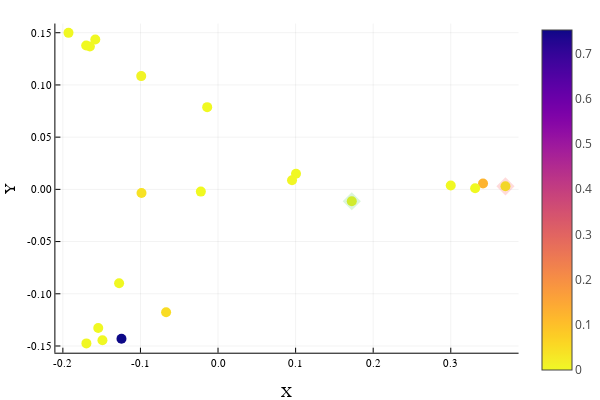

Notebook code cell kept with this figure:
### Code cell
# 2D
plotlyjs()
plot()

scatter!(X,Y,zcolor=time_fract,m=cgrad(:plasma,rev=true),markerstrokewidth=0,markersize=5,legend=false)

plot!([X[1]],[Y[1]], seriestype = :scatter, markersize=7,markerstrokewidth=0,
        color=color=palette(:lighttest)[4],markershape=:diamond,opacity=0.2) # Green for Si
plot!([X[end]],[Y[end]], seriestype = :scatter, markersize=7,markerstrokewidth=0,
        color=color=palette(:lighttest)[7],markershape=:diamond,opacity=0.2) # Red for Sf
plot!(xlabel="X", ylabel="Y")

### Figure 1 — Plotly figure (JSON) as saved in the notebook; plotly's stock layout.template omitted (floating-point values rounded to 4 significant figures; data arrays with more than 128 entries replaced by an {"elided": "..."} marker saying what was removed)
{"data": [{"colorbar": {"title": ""}, "legendgroup": "y1", "marker": {"color": "rgba(242, 242, 39, 1.000)", "line": {"color": "rgba(0, 0, 0, 1.000)", "width": 0}, "size": 10, "symbol": "circle"}, "mode": "markers", "name": "y1", "showlegend": true, "type": "scatter", "x": [0.1724], "xaxis": "x", "y": [-0.01137], "yaxis": "y", "zmax": 0.7518, "zmin": 0}, {"colorbar": {"title": ""}, "legendgroup": "y1", "marker": {"color": "rgba(240, 248, 35, 1.000)", "line": {"color": "rgba(0, 0, 0, 1.000)", "width": 0}, "size": 10, "symbol": "circle"}, "mode": "markers", "name": "y1", "showlegend": false, "type": "scatter", "x": [-0.1652], "xaxis": "x", "y": [0.1368], "yaxis": "y", "zmax": 0.7518, "zmin": 0}, {"colorbar": {"title": ""}, "legendgroup": "y1", "marker": {"color": "rgba(247, 226, 37, 1.000)", "line": {"color": "rgba(0, 0, 0, 1.000)", "width": 0}, "size": 10, "symbol": "circle"}, "mode": "markers", "name": "y1", "showlegend": false, "type": "scatter", "x": [-0.09862], "xaxis": "x", "y": [-0.003437], "yaxis": "y", "zmax": 0.7518, "zmin": 0}, {"colorbar": {"title": ""}, "legendgroup": "y1", "marker": {"color": "rgba(240, 248, 34, 1.000)", "line": {"color": "rgba(0, 0, 0, 1.000)", "width": 0}, "size": 10, "symbol": "circle"}, "mode": "markers", "name": "y1", "showlegend": false, "type": "scatter", "x": [-0.1275], "xaxis": "x", "y": [-0.08983], "yaxis": "y", "zmax": 0.7518, "zmin": 0}, {"colorbar": {"title": ""}, "legendgroup": "y1", "marker": {"color": "rgba(240, 248, 35, 1.000)", "line": {"color": "rgba(0, 0, 0, 1.000)", "width": 0}, "size": 10, "symbol": "circle"}, "mode": "markers", "name": "y1", "showlegend": false, "type": "scatter", "x": [0.1005], "xaxis": "x", "y": [0.01499], "yaxis": "y", "zmax": 0.7518, "zmin": 0}, {"colorbar": {"title": ""}, "legendgroup": "y1", "marker": {"color": "rgba(241, 246, 37, 1.000)", "line": {"color": "rgba(0, 0, 0, 1.000)", "width": 0}, "size": 10, "symbol": "circle"}, "mode": "markers", "name": "y1", "showlegend": false, "type": "scatter", "x": [0.09538], "xaxis": "x", "y": [0.008717], "yaxis": "y", "zmax": 0.7518, "zmin": 0}, {"colorbar": {"title": ""}, "legendgroup": "y1", "marker": {"color": "rgba(253, 180, 47, 1.000)", "line": {"color": "rgba(0, 0, 0, 1.000)", "width": 0}, "size": 10, "symbol": "circle"}, "mode": "markers", "name": "y1", "showlegend": false, "type": "scatter", "x": [0.3416], "xaxis": "x", "y": [0.005592], "yaxis": "y", "zmax": 0.7518, "zmin": 0}, {"colorbar": {"title": ""}, "legendgroup": "y1", "marker": {"color": "rgba(241, 244, 38, 1.000)", "line": {"color": "rgba(0, 0, 0, 1.000)", "width": 0}, "size": 10, "symbol": "circle"}, "mode": "markers", "name": "y1", "showlegend": false, "type": "scatter", "x": [-0.099], "xaxis": "x", "y": [0.1085], "yaxis": "y", "zmax": 0.7518, "zmin": 0}, {"colorbar": {"title": ""}, "legendgroup": "y1", "marker": {"color": "rgba(240, 248, 34, 1.000)", "line": {"color": "rgba(0, 0, 0, 1.000)", "width": 0}, "size": 10, "symbol": "circle"}, "mode": "markers", "name": "y1", "showlegend": false, "type": "scatter", "x": [-0.1582], "xaxis": "x", "y": [0.1436], "yaxis": "y", "zmax": 0.7518, "zmin": 0}, {"colorbar": {"title": ""}, "legendgroup": "y1", "marker": {"color": "rgba(13, 8, 135, 1.000)", "line": {"color": "rgba(0, 0, 0, 1.000)", "width": 0}, "size": 10, "symbol": "circle"}, "mode": "markers", "name": "y1", "showlegend": false, "type": "scatter", "x": [-0.1245], "xaxis": "x", "y": [-0.1431], "yaxis": "y", "zmax": 0.7518, "zmin": 0}, {"colorbar": {"title": ""}, "legendgroup": "y1", "marker": {"color": "rgba(249, 220, 36, 1.000)", "line": {"color": "rgba(0, 0, 0, 1.000)", "width": 0}, "size": 10, "symbol": "circle"}, "mode": "markers", "name": "y1", "showlegend": false, "type": "scatter", "x": [-0.06693], "xaxis": "x", "y": [-0.1177], "yaxis": "y", "zmax": 0.7518, "zmin": 0}, {"colorbar": {"title": ""}, "legendgroup": "y1", "marker": {"color": "rgba(240, 248, 35, 1.000)", "line": {"color": "rgba(0, 0, 0, 1.000)", "width": 0}, "size": 10, "symbol": "circle"}, "mode": "markers", "name": "y1", "showlegend": false, "type": "scatter", "x": [-0.149], "xaxis": "x", "y": [-0.1445], "yaxis": "y", "zmax": 0.7518, "zmin": 0}, {"colorbar": {"title": ""}, "legendgroup": "y1", "marker": {"color": "rgba(240, 247, 36, 1.000)", "line": {"color": "rgba(0, 0, 0, 1.000)", "width": 0}, "size": 10, "symbol": "circle"}, "mode": "markers", "name": "y1", "showlegend": false, "type": "scatter", "x": [-0.1697], "xaxis": "x", "y": [-0.1475], "yaxis": "y", "zmax": 0.7518, "zmin": 0}, {"colorbar": {"title": ""}, "legendgroup": "y1", "marker": {"color": "rgba(240, 249, 33, 1.000)", "line": {"color": "rgba(0, 0, 0, 1.000)", "width": 0}, "size": 10, "symbol": "circle"}, "mode": "markers", "name": "y1", "showlegend": false, "type": "scatter", "x": [-0.1699], "xaxis": "x", "y": [0.1378], "yaxis": "y", "zmax": 0.7518, "zmin": 0}, {"colorbar": {"title": ""}, "legendgroup": "y1", "marker": {"color": "rgba(240, 248, 35, 1.000)", "line": {"color": "rgba(0, 0, 0, 1.000)", "width": 0}, "size": 10, "symbol": "circle"}, "mode": "markers", "name": "y1", "showlegend": false, "type": "scatter", "x": [-0.1544], "xaxis": "x", "y": [-0.1328], "yaxis": "y", "zmax": 0.7518, "zmin": 0}, {"colorbar": {"title": ""}, "legendgroup": "y1", "marker": {"color": "rgba(240, 249, 33, 1.000)", "line": {"color": "rgba(0, 0, 0, 1.000)", "width": 0}, "size": 10, "symbol": "circle"}, "mode": "markers", "name": "y1", "showlegend": false, "type": "scatter", "x": [-0.01397], "xaxis": "x", "y": [0.07875], "yaxis": "y", "zmax": 0.7518, "zmin": 0}, {"colorbar": {"title": ""}, "legendgroup": "y1", "marker": {"color": "rgba(240, 248, 35, 1.000)", "line": {"color": "rgba(0, 0, 0, 1.000)", "width": 0}, "size": 10, "symbol": "circle"}, "mode": "markers", "name": "y1", "showlegend": false, "type": "scatter", "x": [-0.1927], "xaxis": "x", "y": [0.1499], "yaxis": "y", "zmax": 0.7518, "zmin": 0}, {"colorbar": {"title": ""}, "legendgroup": "y1", "marker": {"color": "rgba(240, 249, 33, 1.000)", "line": {"color": "rgba(0, 0, 0, 1.000)", "width": 0}, "size": 10, "symbol": "circle"}, "mode": "markers", "name": "y1", "showlegend": false, "type": "scatter", "x": [-0.02215], "xaxis": "x", "y": [-0.002156], "yaxis": "y", "zmax": 0.7518, "zmin": 0}, {"colorbar": {"title": ""}, "legendgroup": "y1", "marker": {"color": "rgba(240, 248, 34, 1.000)", "line": {"color": "rgba(0, 0, 0, 1.000)", "width": 0}, "size": 10, "symbol": "circle"}, "mode": "markers", "name": "y1", "showlegend": false, "type": "scatter", "x": [0.3], "xaxis": "x", "y": [0.003785], "yaxis": "y", "zmax": 0.7518, "zmin": 0}, {"colorbar": {"title": ""}, "legendgroup": "y1", "marker": {"color": "rgba(240, 249, 33, 1.000)", "line": {"color": "rgba(0, 0, 0, 1.000)", "width": 0}, "size": 10, "symbol": "circle"}, "mode": "markers", "name": "y1", "showlegend": false, "type": "scatter", "x": [0.3314], "xaxis": "x", "y": [0.001045], "yaxis": "y", "zmax": 0.7518, "zmin": 0}, {"colorbar": {"title": ""}, "legendgroup": "y1", "marker": {"color": "rgba(240, 249, 33, 1.000)", "line": {"color": "rgba(0, 0, 0, 1.000)", "width": 0}, "size": 10, "symbol": "circle"}, "mode": "markers", "name": "y1", "showlegend": false, "type": "scatter", "x": [0.3705], "xaxis": "x", "y": [0.002941], "yaxis": "y", "zmax": 0.7518, "zmin": 0}, {"colorbar": {"title": ""}, "hoverinfo": "none", "marker": {"cmax": 0.7518, "cmin": 0, "color": [0.5], "colorscale": {"elided": "256x2 mixed values"}, "opacity": 1e-10, "showscale": true, "size": 1e-10}, "mode": "markers", "name": "y1", "showlegend": false, "type": "scatter", "x": [0.1724], "xaxis": "x", "y": [-0.01137], "yaxis": "y", "zmax": 0.7518, "zmin": 0}, {"colorbar": {"title": ""}, "legendgroup": "y2", "marker": {"color": "rgba(76, 204, 76, 0.200)", "line": {"color": "rgba(0, 0, 0, 0.200)", "width": 0}, "size": 14, "symbol": "diamond"}, "mode": "markers", "name": "y2", "showlegend": true, "type": "scatter", "x": [0.1724], "xaxis": "x", "y": [-0.01137], "yaxis": "y", "zmax": 0.7518, "zmin": 0}, {"colorbar": {"title": ""}, "legendgroup": "y3", "marker": {"color": "rgba(255, 76, 76, 0.200)", "line": {"color": "rgba(0, 0, 0, 0.200)", "width": 0}, "size": 14, "symbol": "diamond"}, "mode": "markers", "name": "y3", "showlegend": true, "type": "scatter", "x": [0.3705], "xaxis": "x", "y": [0.002941], "yaxis": "y", "zmax": 0.7518, "zmin": 0}], "layout": {"annotations": [], "height": 400, "margin": {"b": 20, "l": 0, "r": 0, "t": 20}, "paper_bgcolor": "rgba(255, 255, 255, 1.000)", "plot_bgcolor": "rgba(255, 255, 255, 1.000)", "showlegend": false, "width": 600, "xaxis": {"anchor": "y", "domain": [0.1061, 0.9934], "gridcolor": "rgba(0, 0, 0, 0.100)", "gridwidth": 0.5, "linecolor": "rgba(0, 0, 0, 1.000)", "mirror": false, "range": [-0.2096, 0.3874], "showgrid": true, "showline": true, "showticklabels": true, "tickangle": 0, "tickcolor": "rgb(0, 0, 0)", "tickfont": {"color": "rgba(0, 0, 0, 1.000)", "family": "sans-serif", "size": 11}, "tickmode": "array", "ticks": "inside", "ticktext": ["-0.2", "-0.1", "0.0", "0.1", "0.2", "0.3"], "tickvals": [-0.2, -0.1, 0, 0.1, 0.2, 0.3], "title": "X", "titlefont": {"color": "rgba(0, 0, 0, 1.000)", "family": "sans-serif", "size": 15}, "type": "-", "visible": true, "zeroline": false, "zerolinecolor": "rgba(0, 0, 0, 1.000)"}, "yaxis": {"anchor": "x", "domain": [0.07581, 0.9902], "gridcolor": "rgba(0, 0, 0, 0.100)", "gridwidth": 0.5, "linecolor": "rgba(0, 0, 0, 1.000)", "mirror": false, "range": [-0.1564, 0.1588], "showgrid": true, "showline": true, "showticklabels": true, "tickangle": 0, "tickcolor": "rgb(0, 0, 0)", "tickfont": {"color": "rgba(0, 0, 0, 1.000)", "family": "sans-serif", "size": 11}, "tickmode": "array", "ticks": "inside", "ticktext": ["-0.15", "-0.10", "-0.05", "0.00", "0.05", "0.10", "0.15"], "tickvals": [-0.15, -0.1, -0.05, 0, 0.05, 0.1, 0.15], "title": "Y", "titlefont": {"color": "rgba(0, 0, 0, 1.000)", "family": "sans-serif", "size": 15}, "type": "-", "visible": true, "zeroline": false, "zerolinecolor": "rgba(0, 0, 0, 1.000)"}}}
